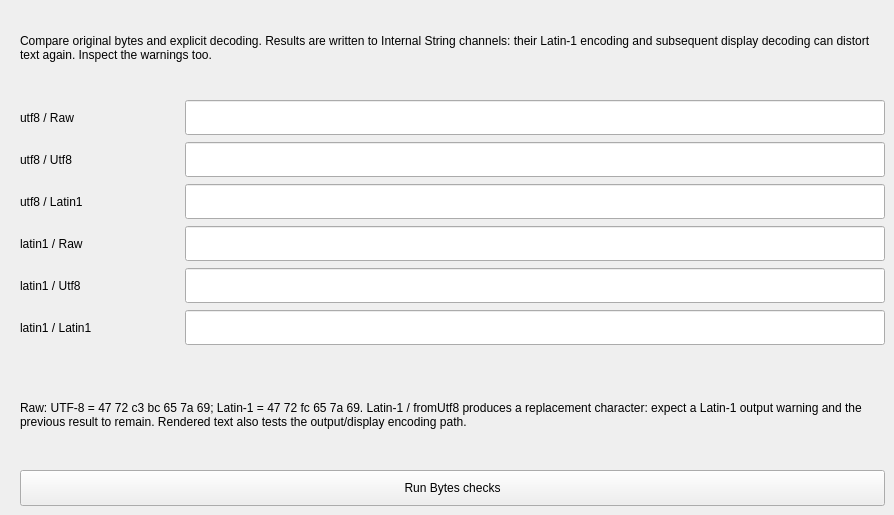
    <widget class="QWidget" name="BytesTab">
     <attribute name="title">
      <string>Bytes / text</string>
     </attribute>
     <widget class="QLabel" name="bytesDescription">
      <property name="geometry">
       <rect>
        <x>20</x>
        <y>10</y>
        <width>865</width>
        <height>75</height>
       </rect>
      </property>
      <property name="text">
       <string>Compare original bytes and explicit decoding. Results are written to Internal String channels: their Latin-1 encoding and subsequent display decoding can distort text again. Inspect the warnings too.</string>
      </property>
      <property name="wordWrap">
       <bool>true</bool>
      </property>
     </widget>
     <widget class="QLabel" name="Bytesutf8RawLabel">
      <property name="geometry">
       <rect>
        <x>20</x>
        <y>100</y>
        <width>160</width>
        <height>35</height>
       </rect>
      </property>
      <property name="text">
       <string>utf8 / Raw</string>
      </property>
      <property name="wordWrap">
       <bool>true</bool>
      </property>
     </widget>
     <widget class="caLineEdit" name="Bytesutf8RawResult">
      <property name="geometry">
       <rect>
        <x>185</x>
        <y>100</y>
        <width>700</width>
        <height>35</height>
       </rect>
      </property>
      <property name="channel">
       <string>internal://conversionBytesutf8Raw</string>
      </property>
     </widget>
     <widget class="QLabel" name="Bytesutf8Utf8Label">
      <property name="geometry">
       <rect>
        <x>20</x>
        <y>142</y>
        <width>160</width>
        <height>35</height>
       </rect>
      </property>
      <property name="text">
       <string>utf8 / Utf8</string>
      </property>
      <property name="wordWrap">
       <bool>true</bool>
      </property>
     </widget>
     <widget class="caLineEdit" name="Bytesutf8Utf8Result">
      <property name="geometry">
       <rect>
        <x>185</x>
        <y>142</y>
        <width>700</width>
        <height>35</height>
       </rect>
      </property>
      <property name="channel">
       <string>internal://conversionBytesutf8Utf8</string>
      </property>
     </widget>
     <widget class="QLabel" name="Bytesutf8Latin1Label">
      <property name="geometry">
       <rect>
        <x>20</x>
        <y>184</y>
        <width>160</width>
        <height>35</height>
       </rect>
      </property>
      <property name="text">
       <string>utf8 / Latin1</string>
      </property>
      <property name="wordWrap">
       <bool>true</bool>
      </property>
     </widget>
     <widget class="caLineEdit" name="Bytesutf8Latin1Result">
      <property name="geometry">
       <rect>
        <x>185</x>
        <y>184</y>
        <width>700</width>
        <height>35</height>
       </rect>
      </property>
      <property name="channel">
       <string>internal://conversionBytesutf8Latin1</string>
      </property>
     </widget>
     <widget class="QLabel" name="Byteslatin1RawLabel">
      <property name="geometry">
       <rect>
        <x>20</x>
        <y>226</y>
        <width>160</width>
        <height>35</height>
       </rect>
      </property>
      <property name="text">
       <string>latin1 / Raw</string>
      </property>
      <property name="wordWrap">
       <bool>true</bool>
      </property>
     </widget>
     <widget class="caLineEdit" name="Byteslatin1RawResult">
      <property name="geometry">
       <rect>
        <x>185</x>
        <y>226</y>
        <width>700</width>
        <height>35</height>
       </rect>
      </property>
      <property name="channel">
       <string>internal://conversionByteslatin1Raw</string>
      </property>
     </widget>
     <widget class="QLabel" name="Byteslatin1Utf8Label">
      <property name="geometry">
       <rect>
        <x>20</x>
        <y>268</y>
        <width>160</width>
        <height>35</height>
       </rect>
      </property>
      <property name="text">
       <string>latin1 / Utf8</string>
      </property>
      <property name="wordWrap">
       <bool>true</bool>
      </property>
     </widget>
     <widget class="caLineEdit" name="Byteslatin1Utf8Result">
      <property name="geometry">
       <rect>
        <x>185</x>
        <y>268</y>
        <width>700</width>
        <height>35</height>
       </rect>
      </property>
      <property name="channel">
       <string>internal://conversionByteslatin1Utf8</string>
      </property>
     </widget>
     <widget class="QLabel" name="Byteslatin1Latin1Label">
      <property name="geometry">
       <rect>
        <x>20</x>
        <y>310</y>
        <width>160</width>
        <height>35</height>
       </rect>
      </property>
      <property name="text">
       <string>latin1 / Latin1</string>
      </property>
      <property name="wordWrap">
       <bool>true</bool>
      </property>
     </widget>
     <widget class="caLineEdit" name="Byteslatin1Latin1Result">
      <property name="geometry">
       <rect>
        <x>185</x>
        <y>310</y>
        <width>700</width>
        <height>35</height>
       </rect>
      </property>
      <property name="channel">
       <string>internal://conversionByteslatin1Latin1</string>
      </property>
     </widget>
     <widget class="QPushButton" name="BytesRun">
      <property name="geometry">
       <rect>
        <x>20</x>
        <y>470</y>
        <width>865</width>
        <height>36</height>
       </rect>
      </property>
      <property name="text">
       <string>Run Bytes checks</string>
      </property>
     </widget>
     <widget class="QLabel" name="bytesExpected">
      <property name="geometry">
       <rect>
        <x>20</x>
        <y>370</y>
        <width>865</width>
        <height>90</height>
       </rect>
      </property>
      <property name="text">
       <string>Raw: UTF-8 = 47 72 c3 bc 65 7a 69; Latin-1 = 47 72 fc 65 7a 69. Latin-1 / fromUtf8 produces a replacement character: expect a Latin-1 output warning and the previous result to remain. Rendered text also tests the output/display encoding path.</string>
      </property>
      <property name="wordWrap">
       <bool>true</bool>
      </property>
     </widget>
    </widget>
